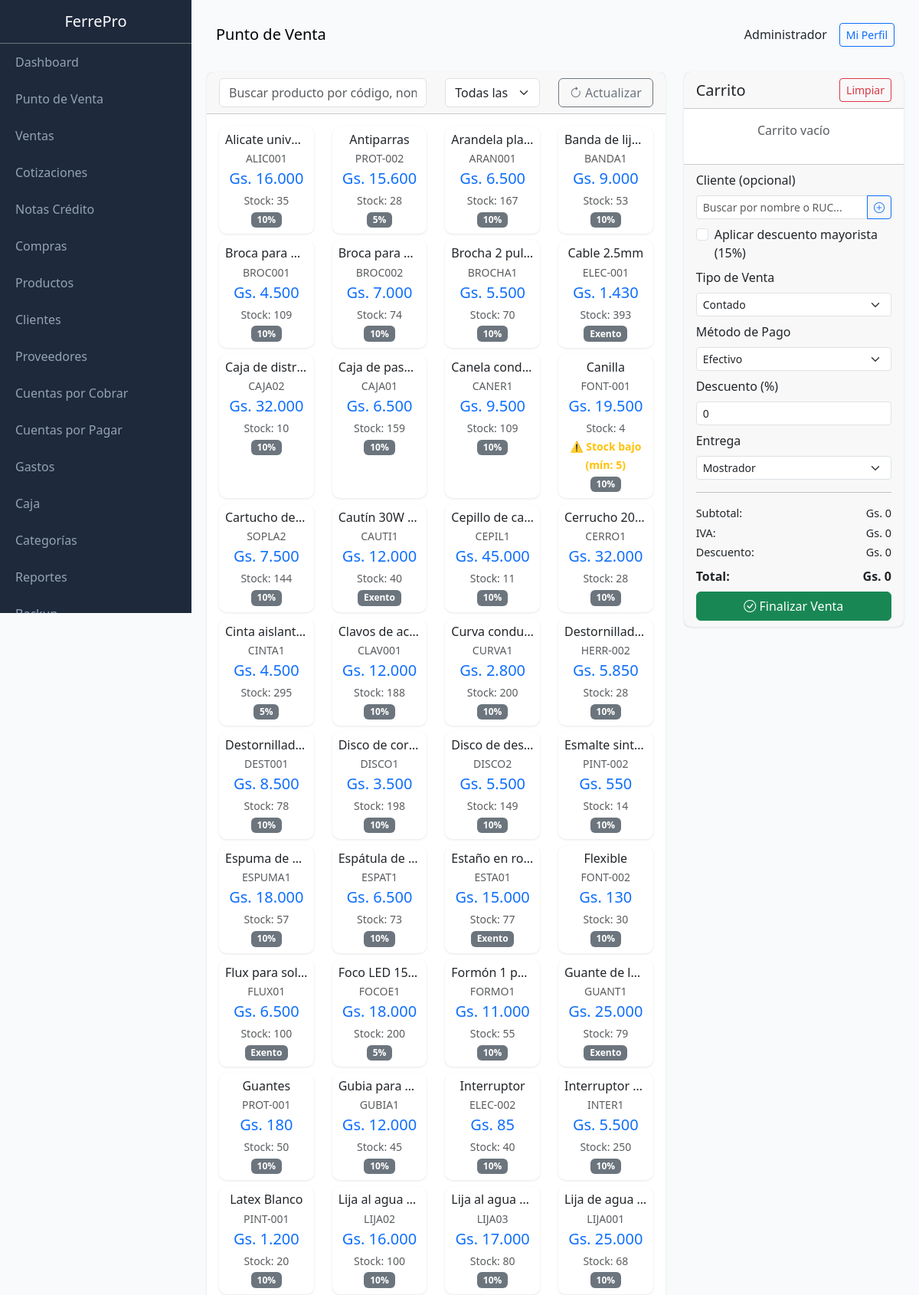
/public/index.php?page=pos (signed in, upper part), run on the app's committed database.
### tables this page shows
CREATE TABLE users (
                id INTEGER PRIMARY KEY AUTOINCREMENT,
                name TEXT NOT NULL,
                email TEXT UNIQUE,
                password TEXT NOT NULL,
                role TEXT DEFAULT 'vendedor',
                active INTEGER DEFAULT 1,
                created_at DATETIME DEFAULT CURRENT_TIMESTAMP
            , last_login DATETIME, last_password_change DATETIME, failed_login_attempts INTEGER DEFAULT 0, locked_until DATETIME, two_fa_enabled INTEGER DEFAULT 0, two_fa_secret TEXT);

CREATE TABLE products (
                id INTEGER PRIMARY KEY AUTOINCREMENT,
                code TEXT UNIQUE,
                barcode TEXT,
                name TEXT NOT NULL,
                description TEXT,
                category_id INTEGER,
                provider_id INTEGER,
                unit TEXT DEFAULT 'unidad',
                cost_price REAL DEFAULT 0,
                sale_price REAL DEFAULT 0,
                wholesale_price REAL DEFAULT 0,
                stock INTEGER DEFAULT 0,
                min_stock INTEGER DEFAULT 5,
                location TEXT,
                active INTEGER DEFAULT 1,
                created_at DATETIME DEFAULT CURRENT_TIMESTAMP, iva INTEGER DEFAULT 10,
                FOREIGN KEY (category_id) REFERENCES categories(id),
                FOREIGN KEY (provider_id) REFERENCES providers(id)
            );

### class/Database.php (called while the page is built, shortened)
<?php
class Database extends PDO {
    private static $instance = null;
    public static function getInstance() {
        if (self::$instance === null) {
            self::$instance = new self();
        }
        return self::$instance;
    }
}

### class/Format.php (called while the page is built, shortened)
<?php
class Format {
    public static function money($amount) {
        $amount = floatval($amount);
        return 'Gs. ' . number_format($amount, 0, ',', '.');
    }
}

### views/pos/index.php (the view, shortened to what this page needs)
<?php
$pageTitle = 'Punto de Venta';
$categories = db()->query("SELECT * FROM categories WHERE active = 1 ORDER BY name")->fetchAll(PDO::FETCH_ASSOC);
$clients = db()->query("SELECT * FROM clients WHERE active = 1 ORDER BY name")->fetchAll(PDO::FETCH_ASSOC);
$products = db()->query("SELECT p.*, c.name as category_name FROM products p LEFT JOIN categories c ON p.category_id = c.id WHERE p.active = 1 AND p.stock > 0 ORDER BY p.name")->fetchAll(PDO::FETCH_ASSOC);
$content = '
<div class="row">
    <div class="col-md-8">
        <div class="card mb-3">
            <div class="card-header">
                <div class="row">
                    <div class="col-md-6">
                        <input type="text" id="searchProduct" class="form-control" placeholder="Buscar producto por código, nombre o barcode..." autocomplete="off">
                        <div id="searchResults" class="list-group position-absolute" style="z-index: 1000; max-height: 300px; overflow-y: auto; display: none; width: 100%; top: 38px;"></div>
                    </div>
                    <div class="col-md-3">
                        <select id="filterCategory" class="form-select">
                            <option value="">Todas las categorías</option>
                            ' . implode('', array_map(fn($c) => "<option value=\"{$c['id']}\">{$c['name']}</option>", $categories)) . '
                        </select>
                    </div>
                    <div class="col-md-3">
                        <button type="button" class="btn btn-outline-secondary w-100" id="btnActualizar">
                            <i class="bi bi-arrow-clockwise"></i> Actualizar
                        </button>
                    </div>
                </div>
            </div>
            <div class="card-body">
                <div id="productsGrid" class="row">';
foreach ($products as $p) {
    $stock_warning = $p['stock'] <= $p['min_stock'] ? 'border-warning border-2' : '';
    $iva_label = $p['iva'] == 0 ? 'Exento' : $p['iva'] . '%';
    $content .= '<div class="col-md-3 col-6 mb-2 product-card" data-category="' . ($p['category_id'] ?? '') . '" data-min-stock="' . $p['min_stock'] . '">
        <div class="card h-100 product-item ' . $stock_warning . '" style="cursor: pointer;" data-id="' . $p['id'] . '" data-name="' . htmlspecialchars($p['name']) . '" data-price="' . $p['sale_price'] . '" data-wholesale-price="' . ($p['wholesale_price'] ?? $p['sale_price']) . '" data-stock="' . $p['stock'] . '" data-min-stock="' . $p['min_stock'] . '" data-code="' . htmlspecialchars($p['code']) . '" data-iva="' . $p['iva'] . '">
            <div class="card-body text-center p-2">
                <h6 class="mb-1 text-truncate">' . htmlspecialchars($p['name']) . '</h6>
                <p class="text-muted small mb-1">' . $p['code'] . '</p>
                <h5 class="text-primary mb-1">' . Format::money($p['sale_price']) . '</h5>
                <small class="text-muted">Stock: ' . $p['stock'] . '</small>';
    if ($p['stock'] <= $p['min_stock']) {
        $content .= '<br><small class="text-warning fw-bold">⚠️ Stock bajo (mín: ' . $p['min_stock'] . ')</small>';
    }
    $content .= '<br><small class="badge bg-secondary">' . $iva_label . '</small>';
    $content .= '</div>
        </div>
    </div>';
}
$content .= '</div>
            </div>
        </div>
    </div>
    <div class="col-md-4">
        <div class="card">
            <div class="card-header d-flex justify-content-between align-items-center">
                <h5 class="mb-0">Carrito</h5>
                <button type="button" class="btn btn-sm btn-outline-danger" id="btnLimpiar">Limpiar</button>
            </div>
            <div class="card-body p-0">
                <div id="cartItems" style="max-height: 400px; overflow-y: auto;">
                    <p class="text-center text-muted p-3">Carrito vacío</p>
                </div>
            </div>
            <div class="card-footer">
                <div class="mb-2">
                    <label class="form-label">Cliente (opcional)</label>
                    <div class="position-relative">
                        <div class="input-group input-group-sm">
                            <input type="text" id="clientSearch" class="form-control" placeholder="Buscar por nombre o RUC..." autocomplete="off">
                            <button type="button" class="btn btn-outline-primary" onclick="window.location.href=\'?page=clients&action=new\'" title="Nuevo cliente">
                                <i class="bi bi-plus-circle"></i>
                            </button>
                        </div>
                    </div>
                         ' . implode('', array_map(fn($c) => "{$c['']}{$c['']}{$c['']}{$c['']}{$c['']}{$c['']} {$c['']} " . ($c[''] > 0 ? " " . Format::money($c['']) . "" : "") . "</option>", $clients)) . '
                    <div class="form-check mt-2">
                        <input type="checkbox" class="form-check-input" id="wholesaleDiscount" onchange="renderCart()">
                        <label class="form-check-label" for="wholesaleDiscount">Aplicar descuento mayorista (15%)</label>
                    </div>
                </div>
                <div class="mb-2">
                    <label class="form-label">Tipo de Venta</label>
                    <select name="sale_type" id="saleType" class="form-select form-select-sm" onchange="checkSaleType()">
                        <option value="contado">Contado</option>
                    </select>
                </div>
                <div class="mb-2">
                    <label class="form-label">Método de Pago</label>
                    <select name="payment_method" id="paymentMethod" class="form-select form-select-sm">
                        <option value="efectivo">Efectivo</option>
                    </select>
                </div>
                <div class="mb-2">
                    <label class="form-label">Descuento (%)</label>
                    <input type="number" id="globalDiscount" class="form-control form-select-sm" value="0" min="0" max="100">
                </div>
                <div class="mb-2">
                    <label class="form-label">Entrega</label>
                    <select name="delivery_type" id="deliveryType" class="form-select form-select-sm">
                        <option value="mostrador">Mostrador</option>
                    </select>
                </div>
                 <hr>
                  <div class="d-flex justify-content-between mb-1" style="font-size: 0.9rem;">
                      <span>Subtotal:</span>
                      <span id="cartSubtotal">Gs. 0</span>
                  </div>
                  <div class="d-flex justify-content-between mb-1" style="font-size: 0.9rem;">
                      <span>IVA:</span>
                      <span id="cartIVA">Gs. 0</span>
                  </div>
                  <div class="d-flex justify-content-between mb-2" style="font-size: 0.9rem;">
                      <span>Descuento:</span>
                      <span id="cartDiscount">Gs. 0</span>
                  </div>
                  <div class="d-flex justify-content-between mb-2">
                      <span><strong>Total:</strong></span>
                      <span id="cartTotal"><strong>Gs. 0</strong></span>
                  </div>
                <button type="button" class="btn btn-success w-100" id="btnFinalizarVenta">
                    <i class="bi bi-check-circle"></i> Finalizar Venta
                </button>
            </div>
        </div>
    </div>
</div>
';

### views/layouts/main.php (shortened to what this page needs)
<!DOCTYPE html>
<html lang="es">
<head>
    <link rel="stylesheet" href="https://cdn.jsdelivr.net/npm/bootstrap@5.3.0/dist/css/bootstrap.min.css">
    <link rel="stylesheet" href="https://cdn.jsdelivr.net/npm/bootstrap-icons@1.10.0/font/bootstrap-icons.css">
</head>
<body>
    <div class="sidebar">
        <div class="p-3 text-center border-bottom border-secondary">
            <h5 class="text-white mb-0">FerrePro</h5>
        </div>
        <nav class="nav flex-column">
            <a class="nav-link" href="?page=dashboard">Dashboard</a>
            <a class="nav-link" href="?page=pos">Punto de Venta</a>
            <a class="nav-link" href="?page=sales">Ventas</a>
            <a class="nav-link" href="?page=quotes">Cotizaciones</a>
            <a class="nav-link" href="?page=credit_notes">Notas Crédito</a>
            <a class="nav-link" href="?page=purchases">Compras</a>
            <a class="nav-link" href="?page=products">Productos</a>
            <a class="nav-link" href="?page=clients">Clientes</a>
            <a class="nav-link" href="?page=providers">Proveedores</a>
            <a class="nav-link" href="?page=receivable">Cuentas por Cobrar</a>
            <a class="nav-link" href="?page=payable">Cuentas por Pagar</a>
            <a class="nav-link" href="?page=expenses">Gastos</a>
            <a class="nav-link" href="?page=cash">Caja</a>
            <a class="nav-link" href="?page=categories">Categorías</a>
            <a class="nav-link" href="?page=reports">Reportes</a>
            <a class="nav-link" href="?page=backup">Backup</a>
        </nav>
    </div>
    <div class="main-content">
        <nav class="navbar navbar-expand-lg mb-4 rounded">
            <div class="container-fluid">
                <span class="navbar-brand mb-0 h1"><?= $pageTitle ?? 'FerrePro' ?></span>
                <div class="d-flex align-items-center gap-3">
                    <span><?= user()['name'] ?? '' ?></span>
                    <a href="?page=profile" class="btn btn-sm btn-outline-primary">Mi Perfil</a>
                </div>
            </div>
        </nav>
        <?= $content ?? '' ?>
    </div>
</body>
</html>

### views/layouts/main.php (style rules this page uses)
:root { --primary: #2563eb; --dark: #1e293b; }
body { font-family: 'Segoe UI', sans-serif; background: #f8fafc; }
.sidebar { width: 250px; background: var(--dark); height: 100vh; position: fixed; top: 0; left: 0; overflow-y: auto; }
.sidebar .nav-link { color: #94a3b8; padding: 12px 20px; }
.main-content { margin-left: 250px; padding: 20px; }
.card { border: none; border-radius: 10px; box-shadow: 0 1px 3px rgba(0,0,0,0.1); }

### data on the page
users: name "Administrador"
products: name "Alicate unive…", code "ALIC001", sale_price "Gs. 16.000", stock "35", iva "10%"
products: name "Antiparras", code "PROT-002", sale_price "Gs. 15.600", stock "28", iva "5%"
products: name "Arandela pla…", code "ARAN001", sale_price "Gs. 6.500", stock "167", iva "10%"
products: name "Banda de lij…", code "BANDA1", sale_price "Gs. 9.000", stock "53", iva "10%"
products: name "Broca para…", code "BROC001", sale_price "Gs. 4.500", stock "109", iva "10%"
products: name "Broca para…", code "BROC002", sale_price "Gs. 7.000", stock "74", iva "10%"
products: name "Brocha 2 pul…", code "BROCHA1", sale_price "Gs. 5.500", stock "70", iva "10%"
products: name "Cable 2.5mm", code "ELEC-001", sale_price "Gs. 1.430", stock "393", iva "Exento"
products: name "Caja de distr…", code "CAJA02", sale_price "Gs. 32.000", stock "10", iva "10%"
products: name "Caja de pas…", code "CAJA01", sale_price "Gs. 6.500", stock "159", iva "10%"
products: name "Canela cond…", code "CANER1", sale_price "Gs. 9.500", stock "109", iva "10%"
products: name "Canilla", code "FONT-001", sale_price "Gs. 19.500", stock "4", min_stock "5", iva "10%"
products: name "Cartucho de…", code "SOPLA2", sale_price "Gs. 7.500", stock "144", iva "10%"
products: name "Cautín 30W…", code "CAUTI1", sale_price "Gs. 12.000", stock "40", iva "Exento"
products: name "Cepillo de ca…", code "CEPIL1", sale_price "Gs. 45.000", stock "11", iva "10%"
products: name "Cerrucho 20…", code "CERRO1", sale_price "Gs. 32.000", stock "28", iva "10%"
products: name "Cinta aislant…", code "CINTA1", sale_price "Gs. 4.500", stock "295", iva "5%"
products: name "Clavos de ac…", code "CLAV001", sale_price "Gs. 12.000", stock "188", iva "10%"
products: name "Curva condu…", code "CURVA1", sale_price "Gs. 2.800", stock "200", iva "10%"
products: name "Destornillad…", code "HERR-002", sale_price "Gs. 5.850", stock "28", iva "10%"
products: name "Destornillad…", code "DEST001", sale_price "Gs. 8.500", stock "78", iva "10%"
products: name "Disco de cor…", code "DISCO1", sale_price "Gs. 3.500", stock "198", iva "10%"
products: name "Disco de des…", code "DISCO2", sale_price "Gs. 5.500", stock "149", iva "10%"
products: name "Esmalte sint…", code "PINT-002", sale_price "Gs. 550", stock "14", iva "10%"
products: name "Espuma de…", code "ESPUMA1", sale_price "Gs. 18.000", stock "57", iva "10%"
products: name "Espátula de…", code "ESPAT1", sale_price "Gs. 6.500", stock "73", iva "10%"
products: name "Estaño en ro…", code "ESTA01", sale_price "Gs. 15.000", stock "77", iva "Exento"
products: name "Flexible", code "FONT-002", sale_price "Gs. 130", stock "30", iva "10%"
products: name "Flux para sol…", code "FLUX01", sale_price "Gs. 6.500", stock "100", iva "Exento"
products: name "Foco LED 15…", code "FOCOE1", sale_price "Gs. 18.000", stock "200", iva "5%"
products: name "Formón 1 p…", code "FORMO1", sale_price "Gs. 11.000", stock "55", iva "10%"
products: name "Guante de l…", code "GUANT1", sale_price "Gs. 25.000", stock "79", iva "Exento"
products: name "Guantes", code "PROT-001", sale_price "Gs. 180", stock "50", iva "10%"
products: name "Gubia para…", code "GUBIA1", sale_price "Gs. 12.000", stock "45", iva "10%"
products: name "Interruptor", code "ELEC-002", sale_price "Gs. 85", stock "40", iva "10%"
products: name "Interruptor…", code "INTER1", sale_price "Gs. 5.500", stock "250", iva "10%"
products: name "Latex Blanco", code "PINT-001", sale_price "Gs. 1.200", stock "20", iva "10%"
products: name "Lija al agua…", code "LIJA02", sale_price "Gs. 16.000", stock "100", iva "10%"
products: name "Lija al agua…", code "LIJA03", sale_price "Gs. 17.000", stock "80", iva "10%"
products: name "Lija de agua…", code "LIJA001", sale_price "Gs. 25.000", stock "68", iva "10%"

### other printed values
$pageTitle "Punto de Venta"
